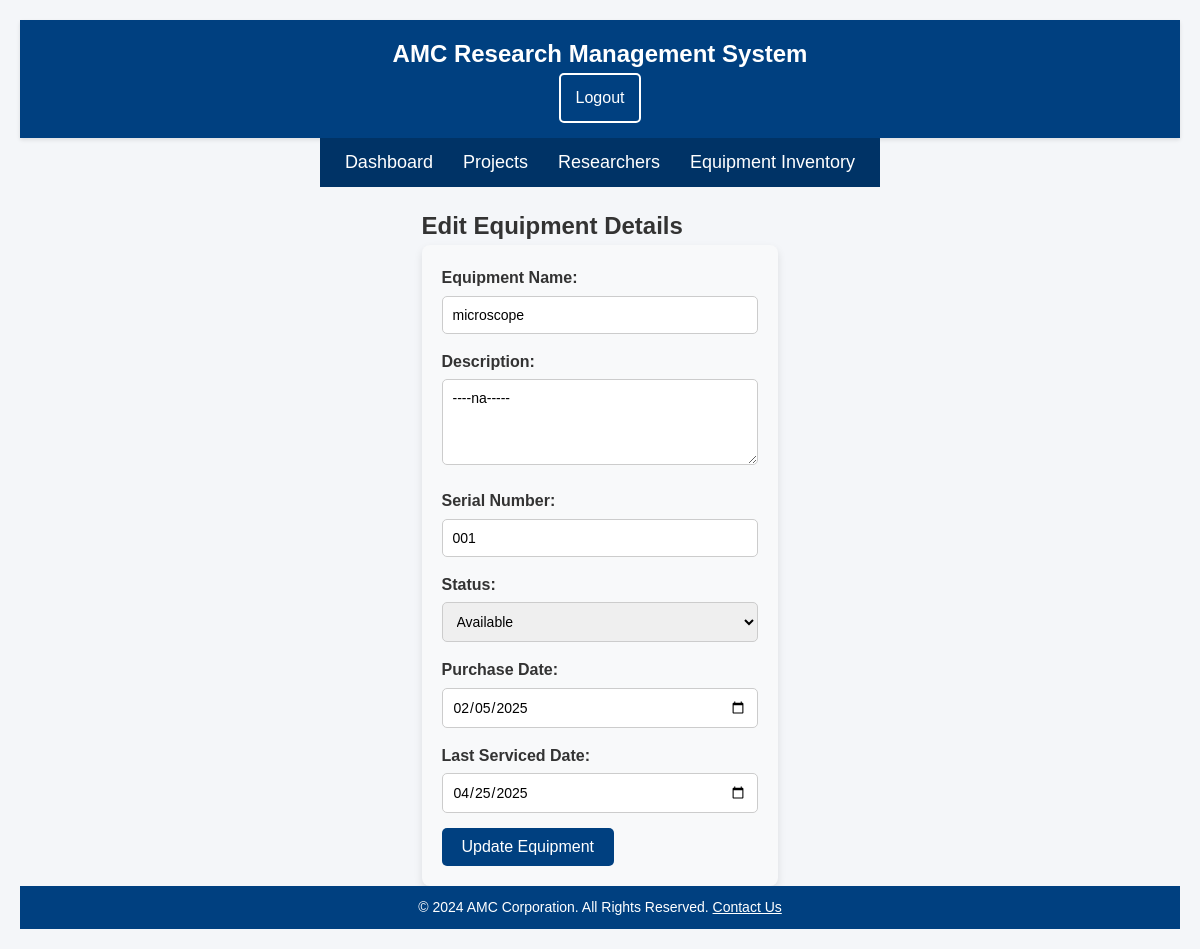
Page /edit_equipment.php?id=250 (signed in) on the committed database.
### tables this page shows
CREATE TABLE `equipment` (
  `EquipmentID` int(11) NOT NULL,
  `Name` varchar(100) NOT NULL,
  `Description` text DEFAULT NULL,
  `SerialNumber` varchar(100) NOT NULL,
  `Status` enum('Available','In Use','Maintenance','Decommissioned') NOT NULL,
  `PurchaseDate` date DEFAULT NULL,
  `LastServicedDate` date DEFAULT NULL,
  `CreatedBy` varchar(50) NOT NULL
);

### edit_equipment.php (the view, shortened to what this page needs)
<?php
require "config.php";
$equipmentID = intval($_GET['id']);
try {
$con=mysqli_connect($db_hostname,$db_username,$db_password);
}
catch (Exception $e) {
    printerror($e->getMessage(),$con);
}
$query = "SELECT * FROM equipment WHERE EquipmentID = ?";
$stmt = $con->prepare($query);
$stmt->bind_param("i", $equipmentID);
$stmt->execute();
$result = $stmt->get_result();
$equipment = $result->fetch_assoc();
?>
<!DOCTYPE html>
<html lang="en">
<head>
    <link rel="stylesheet" href="style.css">
</head>
<body>
    <header>
        <h1>AMC Research Management System</h1>
        <a href="logout.php" class="logout-btn">Logout</a>
    </header>
    <nav>
        <a href="dashboard.php">Dashboard</a>
        <a href="projects.php">Projects</a>
        <a href="researcher_profile.php">Researchers</a>
        <a href="equipment_inventory.php" class="active">Equipment Inventory</a>
    </nav>
    <main>
        <section id="edit-equipment">
            <h2>Edit Equipment Details</h2>
            <form method="POST">
                <label for="name">Equipment Name:</label>
                <input type="text" id="name" name="name" value="<?= htmlspecialchars($equipment['Name']); ?>" required>
                <label for="description">Description:</label>
                <textarea id="description" name="description" rows="4"><?= htmlspecialchars($equipment['Description']); ?></textarea>
                <label for="serialNumber">Serial Number:</label>
                <input type="text" id="serialNumber" name="serialNumber" value="<?= htmlspecialchars($equipment['SerialNumber']); ?>" required>
                <label for="status">Status:</label>
                <select id="status" name="status" required>
                    <option value="Available" <?= ($equipment['Status'] == 'Available') ? 'selected' : ''; ?>>Available</option>
                </select>
                <label for="purchaseDate">Purchase Date:</label>
                <input type="date" id="purchaseDate" name="purchaseDate" value="<?= $equipment['PurchaseDate']; ?>">
                <label for="lastServicedDate">Last Serviced Date:</label>
                <input type="date" id="lastServicedDate" name="lastServicedDate" value="<?= $equipment['LastServicedDate']; ?>">
                <button type="submit">Update Equipment</button>
            </form>
        </section>
    </main>
    <footer>
        <p>&copy; 2024 AMC Corporation. All Rights Reserved. <a href="#contact">Contact Us</a></p>
    </footer>
</body>
</html>

### style.css (style rules this page uses)
* { margin: 0; padding: 0; box-sizing: border-box; font-family: 'Arial', sans-serif; }
body { background-color: #f4f6f9; color: #333; line-height: 1.6; font-size: 16px; display: flex; flex-direction: column; align-items: center; padding: 20px; }
header { width: 100%; background-color: #004080; color: white; padding: 15px 20px; text-align: center; box-shadow: 0 2px 4px rgba(0, 0, 0, 0.1); }
header h1 { font-size: 24px; }
nav { display: flex; justify-content: center; background-color: #003366; padding: 10px; margin-bottom: 20px; }
nav a { color: white; text-decoration: none; margin: 0 15px; font-size: 18px; }
form label { display: block; margin-bottom: 5px; font-weight: bold; }
form input, form select, form textarea { width: 100%; padding: 10px; margin-bottom: 15px; border: 1px solid #ccc; border-radius: 5px; font-size: 14px; }
form button { background-color: #004080; color: white; padding: 10px 20px; border: none; border-radius: 5px; cursor: pointer; font-size: 16px; }
footer { margin-top: auto; width: 100%; text-align: center; background-color: #004080; color: white; padding: 10px; font-size: 14px; }
footer a { color: white; text-decoration: underline; }
.logout-btn { background-color: transparent; color: white; padding: 10px 15px; text-decoration: none; border-radius: 5px; display: inline-block; border: 2px solid white; transition: background 0.3s, color 0.3s; }
form { background-color: #f8f9fa; padding: 20px; border-radius: 8px; box-shadow: 0px 4px 8px rgba(0, 0, 0, 0.1); text-align: left; }
label { display: block; margin-bottom: 8px; }
input { width: 100%; padding: 10px; margin-bottom: 15px; border: 1px solid #ccc; border-radius: 5px; }

### rows in the picture
equipment: name "microscope", description "----na-----", serialNumber "001", status "Available", purchaseDate "02/05/2025", lastServicedDate "04/25/2025"
